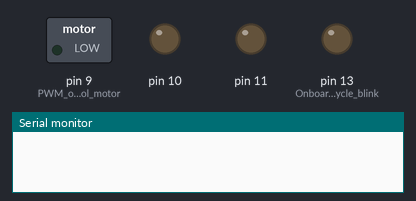
Recording of a sketch running on a simulated Arduino Uno, built with avr-gcc and run on an emulated ATmega328P. Shown: switched loads named in the sketch (green lamp = pin HIGH), output pins drawn as LEDs (lit = HIGH), the last lines printed to the serial monitor.

Above: at 0.05 s.
At 3.25 s:
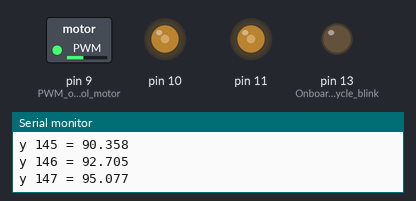
At 3.85 s:
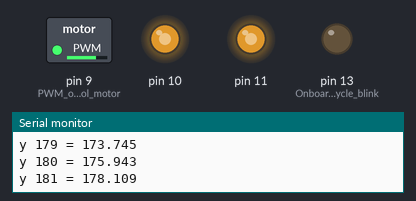
At 4.75 s:
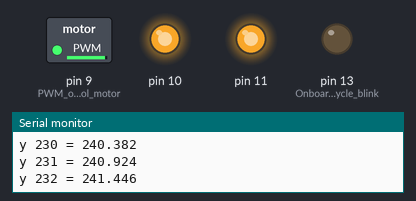
At 16.05 s:
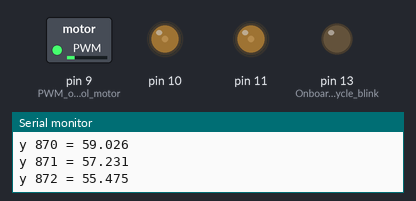
Timing chart, 0 to 23.4 s (numbered marks = the images above):
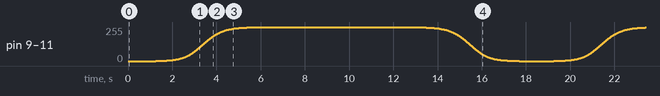

The sketch:

s_curve_motion_profile_control.ino
```cpp
/* S-shape motion control */
/* Sarayut Pongsanthia */

#include <stdio.h>

void setup() {
  Serial.begin(9600);             // open the serial port at 9600 bps:
  pinMode(LED_BUILTIN, OUTPUT);   // Onboard LED a cycle blink.
  pinMode(9,OUTPUT);              // PWM output control motor.
  pinMode(10,OUTPUT);
  pinMode(11,OUTPUT);
}

void loop() {
  digitalWrite(LED_BUILTIN, HIGH);    // turn the LED on (HIGH is the voltage level)
  delay(1);                           // wait for a second
  digitalWrite(LED_BUILTIN, LOW);     // turn the LED off by making the voltage LOW
  delay(1000);                        // wait for a second
  {

    double mn = 0;   /*  start point seconds. */
    double mx = 5;   /*  time seconds */
    double a1 = 8;      double a2 = 8;              /* accel and decel slope  */
    double c1 = 0.8;    double c2 = 4.2;            /* half point of slope  */
    double y1;          double y2;      double y;
    double temp;                                    /* temp variable for calculation */
    double x[1000], f[1000];                        /* this is static allocation */
    int n = 1000;                                   /*  assign No. of point plot. */
    int i;

      for (i = 0; i < n ; i++)
      {
        temp = double((mx-mn)/(n));
        f[i] = mn + temp * i;
        {
            y1 = 1/(1 + exp(-a1*(f[i]-c1)));      /* S-curve acceleration */
            y2 = 1/(1 + exp(-a2*(f[i]-c2)));      /* S-curve deceleration */
            y  = abs((y1)- y2)*255;               /* absolute and *255 for scale up to PWM */

            /*PWM analog output pin 9 from y value 0 - 255 */
            analogWrite(9,y);
            analogWrite(10,y);
            analogWrite(11,y);

            /*print labels */
            Serial.print("y ");
            Serial.print(i);        /* prints a label */
            Serial.print(" = ");
            Serial.println(y,3);    /* print the number */
      }
    }
  }
}
```
